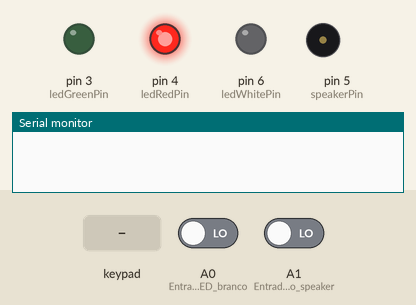
Bench run of a sketch on a simulated Arduino Uno, built with avr-gcc and run on an emulated ATmega328P. Parts: output pins drawn as LEDs (lit = HIGH), buzzer (waves = sounding), the last lines printed to the serial monitor. Dashed ring = blinking. Inputs (shaded band) come from the test bench; at power-on: A0 (Entrada_para_o_LED_branco) LOW, A1 (Entrada_para_o_speaker) LOW.

Above: at 1.2 s.
1.3 s: key '*' pressed
At 1.4 s:
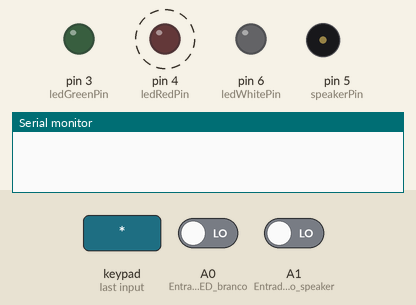
4.3 s: keypad keys 1 3 1 2 1 1 1 0 # pressed 0.4 s apart
At 8.2 s:
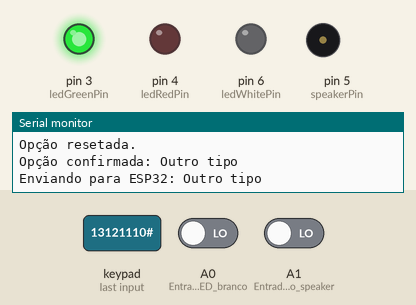
9.4 s: A0 (Entrada_para_o_LED_branco) driven HIGH
At 10.5 s:
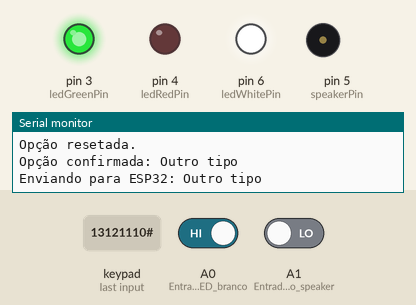
10.9 s: A1 (Entrada_para_o_speaker) driven HIGH
At 11.7 s:
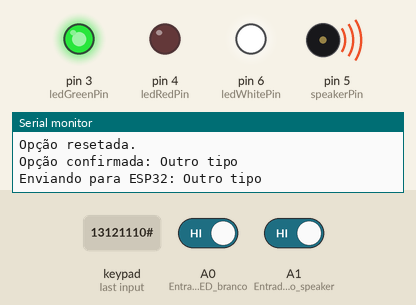
Timing chart, 0 to 24.0 s (numbered marks = the images above; inputs shaded):
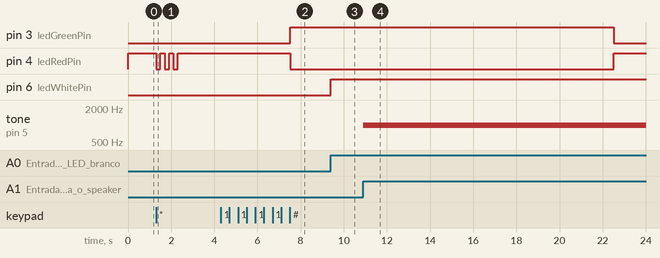

The sketch:

ArduinoCode.ino
```cpp
#include <Keypad.h>

// Configuração do teclado matricial 3x4
const byte ROWS = 4;      // Número de linhas do teclado
const byte COLS = 3;      // Número de colunas do teclado
char keys[ROWS][COLS] = {
  {'1', '2', '3'},
  {'4', '5', '6'},
  {'7', '8', '9'},
  {'*', '0', '#'}
};
byte rowPins[ROWS] = {13, 12, 11, 10};    // Pinos das linhas
byte colPins[COLS] = {9, 8, 2};           // Pinos das colunas

Keypad keypad = Keypad(makeKeymap(keys), rowPins, colPins, ROWS, COLS);

// Configuração dos pinos
const int ledWhitePin = 6;       // LED branco (acionado por A0)
const int speakerPin = 5;        // Speaker (acionado por A1)
const int ledRedPin = 4;         // LED vermelho (sempre ativo, pisca no reset)
const int ledGreenPin = 3;       // LED verde (confirmação)

// Definição das opções de entrega
String deliveryOptions[10] = {
  "Outro tipo", "Amazon", "CEDEX", "Correios", "Mercado Livre",
  "iFood", "Uber Entrega", "DHL", "Casas Bahia", "Shein"
};

// Variáveis de controle
String selectedOption = "";     // Armazena a opção de correio selecionada
unsigned long ledTimer = 0;     // Temporizador para o LED verde
unsigned long whiteLedTimer = 0; // Temporizador para o LED branco
unsigned long speakerTimer = 0; // Temporizador para o alto-falante
bool isConfirmationActive = false; // Indica se a confirmação está ativa
bool isWhiteLedOn = false;       // Indica se o LED branco está ligado
bool isSpeakerOn = false;        // Indica se o alto-falante está ligado

void setup() {
  pinMode(ledWhitePin, OUTPUT);
  pinMode(speakerPin, OUTPUT);
  pinMode(ledRedPin, OUTPUT);
  pinMode(ledGreenPin, OUTPUT);

  // Configura pinos A0 e A1 como entradas
  pinMode(A0, INPUT);           // Entrada para o LED branco
  pinMode(A1, INPUT);           // Entrada para o speaker

  digitalWrite(ledRedPin, HIGH);   // LED vermelho ligado no início
  Serial.begin(2000000);               // Inicia comunicação serial com o ESP32
}

void loop() {
  // Desabilita a função do teclado enquanto o LED verde está ativo
  if (!isConfirmationActive) {
    // Verifica o teclado somente se não está em confirmação
    char key = keypad.getKey();

    if (key) {
      if (key >= '0' && key <= '9') {
        selectedOption = String(key);   // Armazena a seleção do usuário
      } else if (key == '*') {
        resetOption();                  // Ação de correção (reset)
      } else if (key == '#') {
        confirmOption();                // Ação de confirmação
      }
    }
  }

  // Verifica a entrada A0 para acionar o LED branco
  if (digitalRead(A0) == HIGH && !isWhiteLedOn) {
    digitalWrite(ledWhitePin, HIGH);
    whiteLedTimer = millis();
    isWhiteLedOn = true;
  }

  // Desliga o LED branco após 15 segundos
  if (isWhiteLedOn && (millis() - whiteLedTimer >= 15000)) {
    digitalWrite(ledWhitePin, LOW);
    isWhiteLedOn = false;
  }

  // Verifica a entrada A1 para acionar o alto-falante
  if (digitalRead(A1) == HIGH && !isSpeakerOn) {
    tone(speakerPin, 1000);      // Emite som de 1kHz
    speakerTimer = millis();
    isSpeakerOn = true;
  }

  // Desliga o alto-falante após 15 segundos
  if (isSpeakerOn && (millis() - speakerTimer >= 15000)) {
    noTone(speakerPin);
    isSpeakerOn = false;
  }

  // Desliga o LED verde e religa o vermelho após a confirmação
  if (isConfirmationActive && (millis() - ledTimer >= 15000)) {
    digitalWrite(ledGreenPin, LOW);
    digitalWrite(ledRedPin, HIGH);
    isConfirmationActive = false;
  }
}

// Função para corrigir ou resetar a última ação
void resetOption() {
  selectedOption = "";               // Reseta a opção selecionada
  for (int i = 0; i < 3; i++) {      // LED vermelho pisca 3 vezes
    digitalWrite(ledRedPin, LOW);
    delay(200);
    digitalWrite(ledRedPin, HIGH);
    delay(200);
  }
  Serial.println("Opção resetada.");
}

// Função para confirmar a ação
void confirmOption() {
  if (selectedOption != "") {
    int optionIndex = selectedOption.toInt();  // Converte a seleção para número
    if (optionIndex >= 0 && optionIndex <= 9) {
      // Envia a opção de entrega correspondente ao ESP32
      Serial.print("Opção confirmada: ");
      Serial.println(deliveryOptions[optionIndex]); // Envia o nome da opção ao monitor serial

      // Adiciona uma mensagem de comentário ao monitor serial
      Serial.print("Enviando para ESP32: ");
      Serial.println(deliveryOptions[optionIndex]); // Envia a informação para o ESP32

    } else {
      Serial.println("Opção inválida.");
    }
    selectedOption = "";              // Reseta a seleção
    digitalWrite(ledGreenPin, HIGH);  // Liga o LED verde
    digitalWrite(ledRedPin, LOW);     // Desliga o LED vermelho
    ledTimer = millis();
    isConfirmationActive = true;
  } else {
    Serial.println("Nenhuma opção selecionada para confirmar.");
  }
}
```

Measured:
- after the input at 1.3 s, pin 4 (ledRedPin): alternates HIGH for 0.20 s and LOW for 0.20 s, 6 changes in all, then stays HIGH, starting at once
- after the input at 4.3 s, pin 3 (ledGreenPin): LOW → HIGH after 3.2 s; pin 4 (ledRedPin): HIGH → LOW after 3.2 s
- after the input at 9.4 s, pin 6 (ledWhitePin): LOW → HIGH at once
- after the input at 10.9 s, tone on pin 5 (speakerPin): silent → 1000 Hz at once
